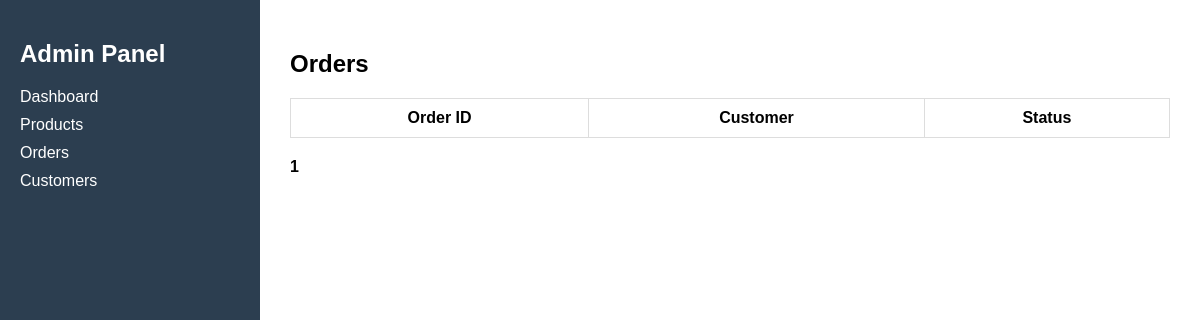
The page /admin-orders/ on the database as committed earlier.
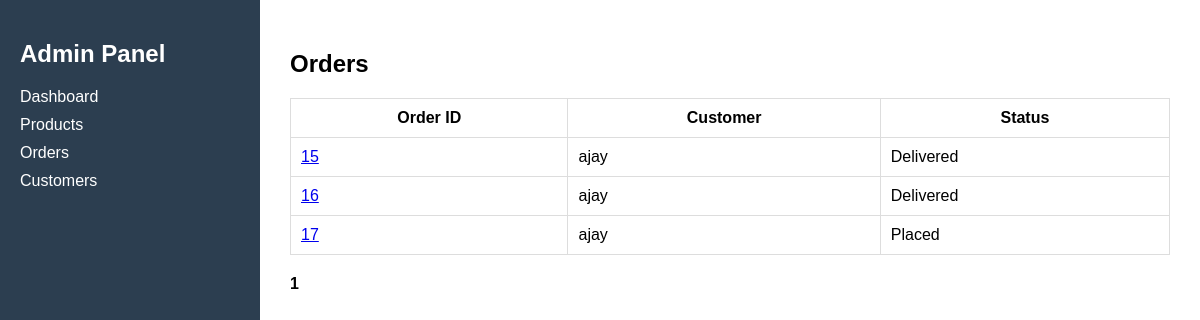
The same page on the database as committed later.
### category/models.py (models this page shows, shortened)
class Order(models.Model):
    STATUS_CHOICES = (
        ('Placed', 'Placed'),
        ('Shipped', 'Shipped'),
        ('Delivered', 'Delivered'),
        ('Cancelled', 'Cancelled'),
    )
    PAYMENT_CHOICES = (
        ('COD', 'Cash On Delivery'),
        ('CARD', 'Card Payment'),
        ('UPI', 'UPI Payment'),
    )
    PAYMENT_STATUS = (
        ('Pending', 'Pending'),
        ('Paid', 'Paid'),
        ('Failed', 'Failed'),
    )
    user = models.ForeignKey(User, on_delete=models.CASCADE)
    total_amount = models.DecimalField(max_digits=10, decimal_places=2)
    discount_amount = models.DecimalField(max_digits=10, decimal_places=2, default=0)
    status = models.CharField(
        max_length=20,
        choices=STATUS_CHOICES,
        default='Placed'
    )
    payment_method = models.CharField(
        max_length=10,
        choices=PAYMENT_CHOICES,
        default='COD'
    )
    payment_status = models.CharField(
        max_length=10,
        choices=PAYMENT_STATUS,
        default='Pending'
    )
    created_at = models.DateTimeField(auto_now_add=True)
    estimated_delivery = models.DateTimeField(null=True, blank=True)
    delivered_at = models.DateTimeField(null=True, blank=True)
    stock_reduced = models.BooleanField(default=False)
    coins_used = models.IntegerField(default=0)
    coins_added = models.BooleanField(default=False)

### category/views.py (the view)
# urls.py: path("admin-orders/", views.admin_orders, name="admin_orders"),
def admin_orders(request):
    orders = Order.objects.order_by("id")
    paginator = Paginator(orders,15)
    page_number = request.GET.get("page")
    orders = paginator.get_page(page_number)
    return render(request,"admindashboard/orders.html",{
        "orders":orders,
    })

### category/templates/admindashboard/orders.html (shortened to what this page needs)
{% extends "admindashboard/base.html" %}
{% block content %}
<h2>Orders</h2>
<table>
<tr>
<th>Order ID</th>
<th>Customer</th>
<th>Status</th>
</tr>
{% for order in orders %}
<tr>
<td>
<a href="{% url 'admin_order_detail' order.id %}">
{{order.id}}
</a>
</td>
<td>{{order.user}}</td>
<td>{{order.status}}</td>
</tr>
{% endfor %}
</table>
<div style="margin-top:20px;">
{% for i in orders.paginator.page_range %}
{% if orders.number == i %} <strong>{{ i }}</strong>
{% else %} <a href="?page={{ i }}">{{ i }}</a>
{% endif %}
{% endfor %}
</div>
{% endblock %}

Rows that differ between the two databases and show on the page:
added Order: id "15", user "ajay", status "Delivered"
added Order: id "16", user "ajay", status "Delivered"
added Order: id "17", user "ajay", status "Placed"
